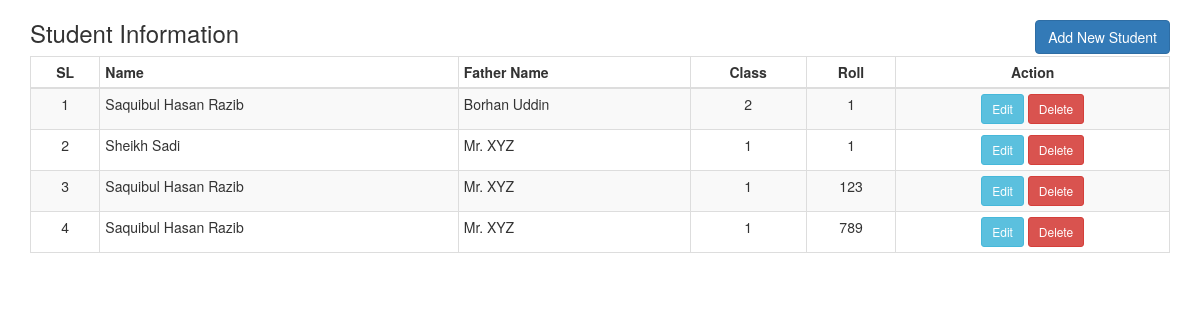
The page /index.php/student on the database its author committed.
### tables this page shows
CREATE TABLE `student` (
  `id` int(11) NOT NULL,
  `name` char(255) NOT NULL,
  `father_name` char(255) NOT NULL,
  `mother_name` char(255) NOT NULL,
  `email` char(255) NOT NULL,
  `phone` char(50) NOT NULL,
  `address` text NOT NULL,
  `class` int(11) NOT NULL,
  `roll` int(11) NOT NULL
);

### application/controllers/Student.php (called while the page is built, shortened)
<?php
class Student extends CI_Controller
{
    public function __construct()
    {
        $this->load->database();
        $this->load->library('form_validation');
    }
    public function index()
    {
        $data['students'] = $this->db->get('student')->result();
        $this->load->view('student/list', $data);
    }
}

### index.php (called while the page is built, shortened)
<?php
require_once BASEPATH.'core/CodeIgniter.php';

### application/views/student/list.php (the view, shortened to what this page needs)
<!doctype html>
<html lang="en">
<head>
    <link rel="stylesheet" href="<?php echo base_url('asset/css/bootstrap.min.css') ?>">
</head>
<body>
<div class="container">
    <div class="row">
        <div class="col-sm-8">
            <h3>Student Information</h3>
        </div>
        <div class="col-sm-4 text-right">
            <br>
            <a href="<?php echo site_url('student/create') ?>" class="btn btn-primary">Add New Student</a>
        </div>
        <div class="col-sm-12">
            <table class="table table-bordered table-condensed table-striped table-hover">
                <thead>
                <tr>
                    <th class="text-center">SL</th>
                    <th>Name</th>
                    <th>Father Name</th>
                    <th class="text-center">Class</th>
                    <th class="text-center">Roll</th>
                    <th class="text-center">Action</th>
                </tr>
                </thead>
                <tbody>
                <?php $i = 1; foreach ($students as $std): ?>
                <tr>
                    <td class="text-center"><?php echo $i++ ?></td>
                    <td><?php echo $std->name ?></td>
                    <td><?php echo $std->father_name ?></td>
                    <td class="text-center"><?php echo $std->class ?></td>
                    <td class="text-center"><?php echo $std->roll ?></td>
                    <td class="text-center">
                        <a href="<?php echo site_url('student/edit/' . $std->id) ?>" class="btn btn-info btn-sm">Edit</a>
                        <a onclick="std_delete(<?php echo $std->id ?>)" class="btn btn-danger btn-sm">Delete</a>
                    </td>
                </tr>
                <?php endforeach; ?>
                </tbody>
            </table>
        </div>
    </div>
</div>
</body>
</html>

### rows shown on the page
student: name "Saquibul Hasan Razib", father_name "Borhan Uddin", class "2", roll "1"
student: name "Sheikh Sadi", father_name "Mr. XYZ", class "1", roll "1"
student: name "Saquibul Hasan Razib", father_name "Mr. XYZ", class "1", roll "123"
student: name "Saquibul Hasan Razib", father_name "Mr. XYZ", class "1", roll "789"
